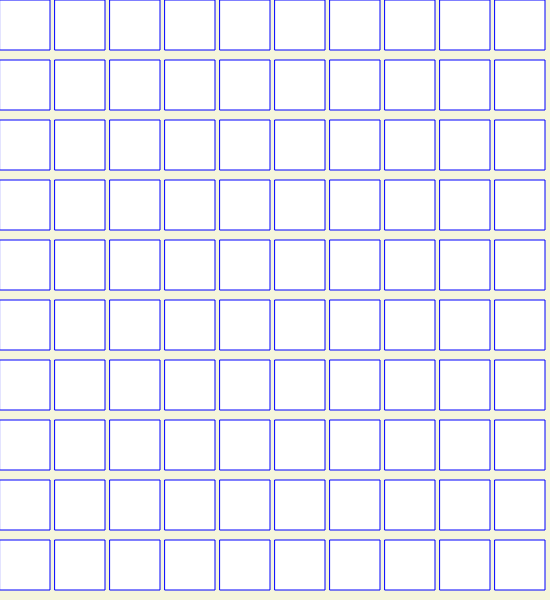
Frame 1 (no input)
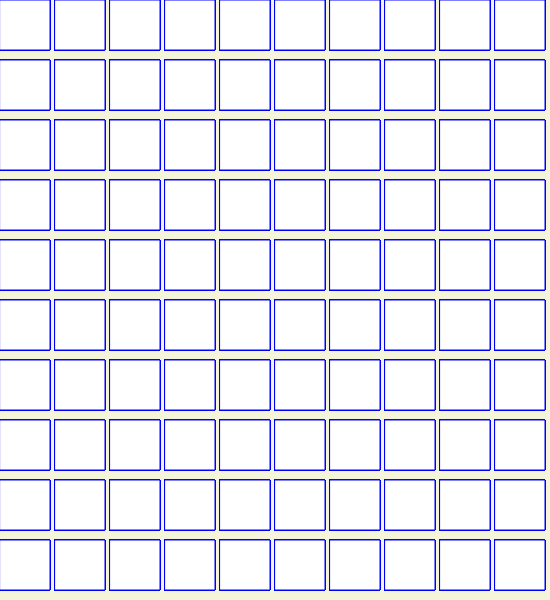
Frame 60 (no input)
Frame 120 (the mouse pressed at the canvas centre since frame 60): identical to frame 60, image omitted

The p5.js sketch that drew these frames (run headless with seeded random() and noise() and a simulated clock; from frame 60 on, the mouse is pressed at the canvas centre):

// p5.js sketch
// ── sketch.js
const canvasWidth = 550;
const canvasHeight = 600;
const gridSize = 10;
const shipCoords = [[3,5], [6,7], [8,8], [4,5], [1,9], [3,6]];
const colorFills = [];

function setup() {
    createCanvas(canvasWidth, canvasHeight);
    textSize(18);
    background(245,245,220);
    for(var i = 0; i < gridSize; i++) {
        var newColumn = [];
        for (var j = 0; j < gridSize; j++) {
            newColumn[j] = "white";
        }
        colorFills.push(newColumn);
    }
  }
   
function draw() {
    strokeWeight(1)
    stroke(0,0,255);
    for(i = 0; i < gridSize; i++) {
        for(j = 0; j < gridSize; j++) {
            
            rect((i*canvasWidth/gridSize), (j*canvasHeight/gridSize), 50, 50);
      }
    }
}

function mouseClicked() {
    let x = Math.floor(mouseX/(canvasWidth/gridSize));
    let y = Math.floor(mouseY/(canvasWidth/gridSize));
    for (let i = 0; i < shipCoords.length; i++) {
        if (colorFills[x][y] == "white") {
            colorFills[x][y] = "black";
            rect((x*canvasWidth/gridSize), (y*canvasHeight/gridSize), 50,50);
        }
        else if (colorFills[x][y] == "black") {
            colorFills[x][y] = "white";
            rect((x*canvasWidth/gridSize), (y*canvasHeight/gridSize), 50, 50);
        }
    }
}
